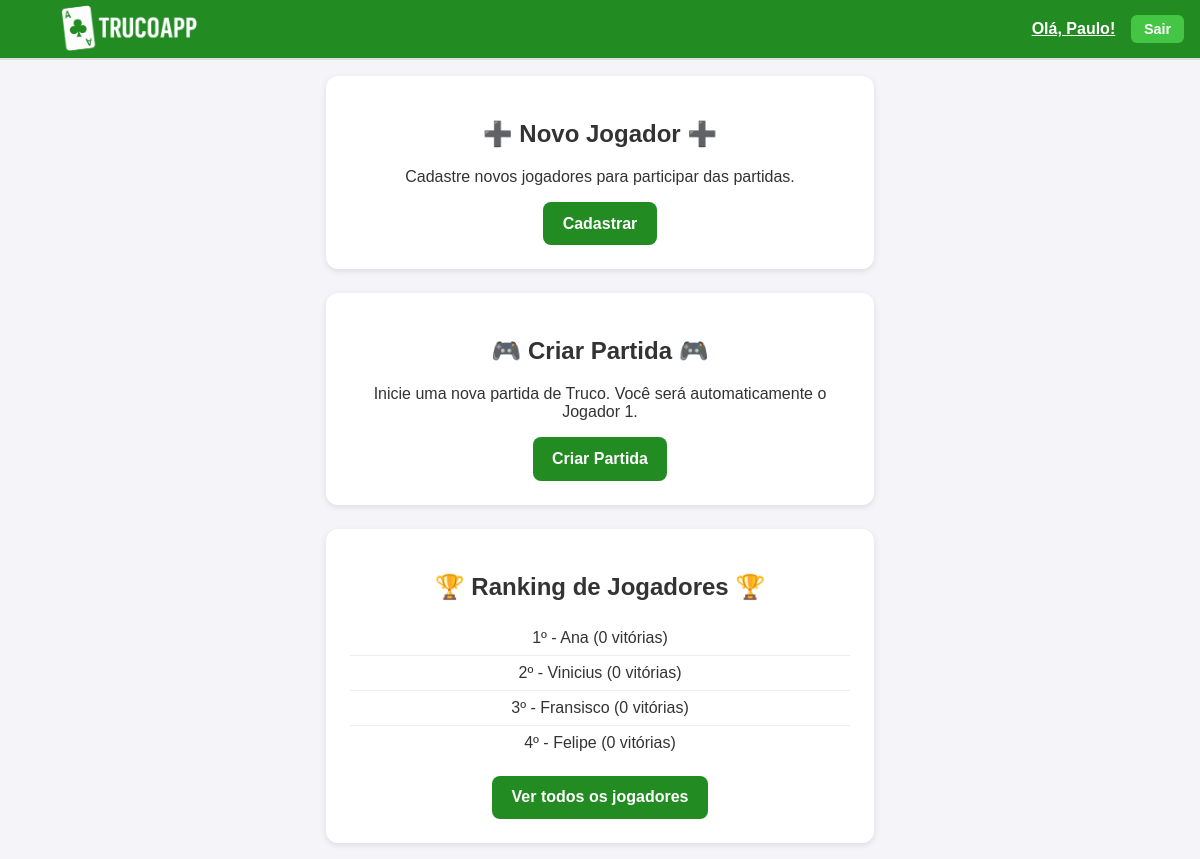
Page / (signed in) on the committed database.
### core/models.py (models this page shows, shortened)
class Jogador(models.Model):
    id = models.AutoField(primary_key=True)
    user = models.OneToOneField(
        User,
        on_delete=models.SET_NULL,
        null=True, blank=True,
        related_name="jogador",
        help_text="Usuário associado a este jogador (opcional)",
    )
    nome = models.CharField(max_length=100, help_text='Entre o nome', blank=True, default="")
    curso = models.CharField(max_length=100, help_text='Entre o curso', blank=True, default="")
    periodo = models.IntegerField(help_text='Informe o período do curso', default=0)
    email = models.EmailField(help_text='Informe o email', max_length=254, blank=True, default="")
    vitorias = models.IntegerField(help_text='Número de vitórias', default=0)
    derrotas = models.IntegerField(help_text='Número de derrotas', default=0)
    imagem = models.ImageField(upload_to='jogadores/', null=True, blank=True)
    dtNasc = models.DateField(
        help_text='Nascimento no formato DD/MM/AAAA',
        verbose_name='Data de nascimento',
        null=True, blank=True,
    )
    from django.db import models

### core/views.py (the view)
# urls.py: path("", views.HomeView.as_view(), name="home"),   # agora "/" abre a Home
class HomeView(TemplateView):
    template_name = "core/home.html"
    def get_context_data(self, **kwargs):
        context = super().get_context_data(**kwargs)
        context["ranking"] = Jogador.objects.order_by("-vitorias")[:5]
        return context

### templates/core/home.html (shortened to what this page needs)
{% extends "core/base.html" %}
{% load static %}
{% block content %}
  <div class="card">
    <h2>➕ Novo Jogador ➕</h2>
    <p>Cadastre novos jogadores para participar das partidas.</p>
    {% if request.user.is_authenticated %}
      <a href="{% url 'jogador_create' %}" class="btn">Cadastrar</a>
    {% else %}
      <a href="{% url 'login' %}?next={% url 'jogador_create' %}" class="btn">Cadastrar</a>
    {% endif %}
  </div>
<div class="card">
  <h2>🎮 Criar Partida 🎮</h2>
  <p>Inicie uma nova partida de Truco. Você será automaticamente o Jogador 1.</p>
  {% if request.user.is_authenticated %}
      <a href="{% url 'partida_escolher_jogador' %}" class="btn">Criar Partida</a>
  {% else %}
      <a href="{% url 'login' %}?next={% url 'partida_escolher_jogador' %}" class="btn">Criar Partida</a>
  {% endif %}
</div>
  <div class="card">
    <h2>🏆 Ranking de Jogadores 🏆</h2>
    <ul>
      {% for jogador in ranking %}
        <li>{{ forloop.counter }}º - {{ jogador.nome }} ({{ jogador.vitorias }} vitórias)</li>
      {% empty %}
        <li>Nenhum jogador cadastrado ainda.</li>
      {% endfor %}
    </ul>
    <a href="{% url 'jogador_list' %}" class="btn">Ver todos os jogadores</a>
  </div>
{% endblock %}

### templates/core/base.html (shortened to what this page needs)
{% load static %}
<!DOCTYPE html>
<html lang="pt-BR">
<head>
  <link rel="stylesheet" href="{% static 'css/home.css' %}" type="text/css">
</head>
<body>
<header>
  <a href="{% url 'home' %}" class="logo-home">
    <img src="{% static 'img/logo.png' %}" alt="TrucoApp Logo">
  </a>
  <nav class="user-nav">
    {% if request.user.is_authenticated %}
      {% if request.user.is_staff or request.user.is_superuser %}
        <span class="username">Olá, {{ request.user.username }}!</span>
      {% else %}
        <a href="{% url 'jogador_update_self' %}" class="username" title="Editar meu perfil">
          Olá, {{ request.user.username }}!
        </a>
      {% endif %}
      <form method="post" action="{% url 'logout' %}">
        <button type="submit" class="nav-btn">Sair</button>
      </form>
    {% else %}
      {% if request.resolver_match.url_name != "login" and request.resolver_match.url_name != "signup" %}
        <a href="{% url 'login' %}" class="nav-btn">Entrar</a>
        <a href="{% url 'signup' %}" class="nav-btn">Cadastrar</a>
      {% endif %}
    {% endif %}
  </nav>
</header>
<main>
  {% block content %}{% endblock %}
</main>
</body>
</html>

### static/css/home.css (style rules this page uses)
header { display: flex; justify-content: space-between; align-items: center; padding: 0 1rem; height: 60px; border-bottom: 2px solid #ddd; width: 100%; box-sizing: border-box; background: #228B22; }
body { font-family: Arial, sans-serif; margin: 0; background: #f4f4f9; color: #333; display: flex; flex-direction: column; }
main { display: flex; flex-direction: column; align-items: center; gap: 1.5rem; padding: 1rem; max-width: 900px; margin: auto; }
.card { width: 100%; max-width: 500px; background: white; border-radius: 12px; box-shadow: 0 2px 6px rgba(0,0,0,0.1); padding: 1.5rem; text-align: center; }
.btn { display: inline-block; background: #228B22; color: white; padding: 0.8rem 1.2rem; border-radius: 8px; text-decoration: none; font-weight: bold; }
ul { list-style: none; padding: 0; }
li { padding: 0.5rem 0; border-bottom: 1px solid #eee; }
li:last-child { border-bottom: none; }
.logo-home { display: flex; align-items: center; height: 100%; }
.logo-home img { max-height: 150px; width: auto; display: block; }
.user-nav { display: flex; justify-content: flex-end; align-items: center; gap: 1rem; flex-wrap: wrap; }
.user-nav .username { font-weight: bold; color: white }
.user-nav .nav-btn { background: #4cd34cd2; color: white; padding: 0.4rem 0.8rem; border-radius: 6px; text-decoration: none; font-size: 0.9rem; font-weight: bold; border: none; cursor: pointer; }
.user-nav form { display: inline; }

### rows in the picture
Jogador: nome "Ana", vitorias "0"
Jogador: nome "Vinicius", vitorias "0"
Jogador: nome "Fransisco", vitorias "0"
Jogador: nome "Felipe", vitorias "0"

### other values in the picture
{{ request.user.username }} "Paulo"
